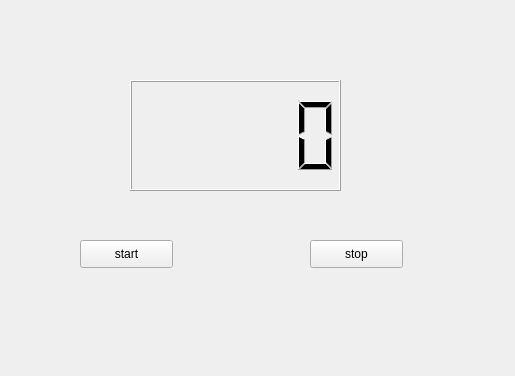
<?xml version="1.0" encoding="UTF-8"?>
<ui version="4.0">
 <class>MyWidget</class>
 <widget class="QWidget" name="MyWidget">
  <property name="geometry">
   <rect>
    <x>0</x>
    <y>0</y>
    <width>515</width>
    <height>376</height>
   </rect>
  </property>
  <property name="windowTitle">
   <string>MyWidget</string>
  </property>
  <widget class="QLCDNumber" name="lcdNumber">
   <property name="geometry">
    <rect>
     <x>130</x>
     <y>80</y>
     <width>211</width>
     <height>111</height>
    </rect>
   </property>
  </widget>
  <widget class="QPushButton" name="buttonStart">
   <property name="geometry">
    <rect>
     <x>80</x>
     <y>240</y>
     <width>93</width>
     <height>28</height>
    </rect>
   </property>
   <property name="text">
    <string>start</string>
   </property>
  </widget>
  <widget class="QPushButton" name="buttonStop">
   <property name="geometry">
    <rect>
     <x>310</x>
     <y>240</y>
     <width>93</width>
     <height>28</height>
    </rect>
   </property>
   <property name="text">
    <string>stop</string>
   </property>
  </widget>
 </widget>
 <layoutdefault spacing="6" margin="11"/>
 <resources/>
 <connections/>
</ui>
